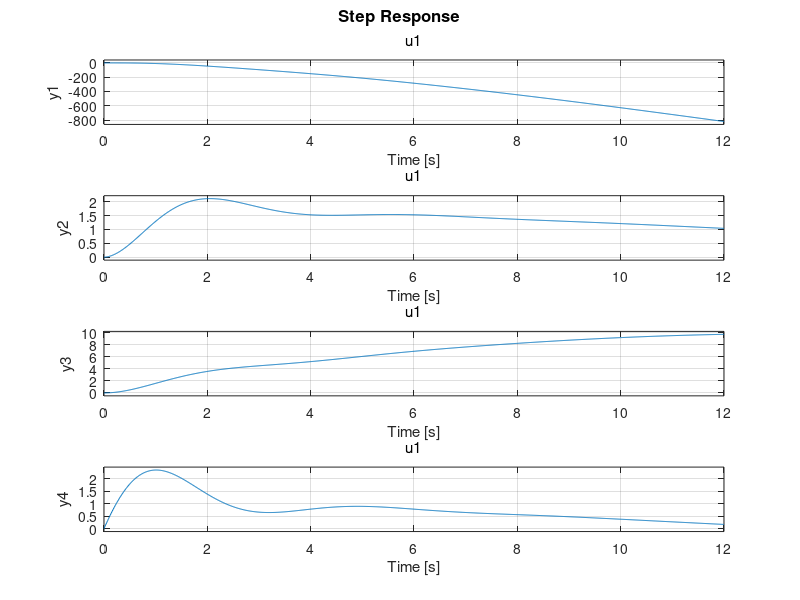

Recreate this plot in MATLAB.
clear; close all;

%Symmetric equations of motion in state space system

% C_1*x_dot + C_2*x + C_3*u = 0

K_Y = sqrt(1.25*1.114);
c_bar = 2.0569 ;

th0 = 0;

hp0    = 5000;      	  % pressure altitude in the stationary flight condition [m]
V0     = 100;            % true airspeed in the stationary flight condition [m/sec]
m      = 9500;         % Kg

rho0   = 1.2250;          % air density at sea level [kg/m^3] 
lambda = -0.0065;         % temperature gradient in ISA [K/m]
Temp0  = 288.15;          % temperature at sea level in ISA [K]
R      = 287.05;          % specific gas constant [m^2/sec^2K]
g      = 9.81;            % [m/sec^2] (gravity constant)

rho    = rho0*((1+(lambda*hp0/Temp0)))^(-((g/(lambda*R))+1));   % [kg/m^3]  (air density)
W      = m*g;
b = 15.911;
S = 30;
mu_c = m/(rho*S*c_bar);
C_L = 2*W/(rho*V0^2*S);
V = V0;

Cx_o = W*sin(th0)/(0.5*rho*V0^2*S);
Cx_u = -0.02792;
Cx_al = -0.47966;
Cx_q = -0.28170;
Cx_de = -0.03728;

Cz_o = -W*cos(th0)/(0.5*rho*V0^2*S);
Cz_u = -0.37616;
Cz_al = -5.74340;
Cz_al_dot = -0.00350;
Cz_q = -5.66290;
Cz_de = -0.69612;

Cm_u = +0.06990;
Cm_al = -0.5626;
Cm_al_dot = +0.17800;
Cm_q = -8.79415;
Cm_de = -1.1642;

C_1 = [-2*mu_c/V,0,0,0; 0,Cz_al_dot-2*mu_c,0,0;0,0,-1,0;0,Cm_al_dot,0,-2*mu_c*K_Y^2*c_bar/V];
C_2 = [Cx_u/c_bar,Cx_al*V/c_bar,Cz_o*V/c_bar,Cx_q;Cz_u/c_bar,Cz_al*V/c_bar,Cx_o*V/c_bar,Cz_q+2*mu_c;0,0,0,1;Cm_u/c_bar,Cm_al*V/c_bar,0,Cm_q];
C_3 = [Cx_de*V/c_bar;Cz_de*V/c_bar;0;Cm_de*V/c_bar];

As = -inv(C_1) * C_2;
Bs = -inv(C_1) * C_3;

Cs = eye(4);
Ds = 0;

sys_s = ss(As,Bs,Cs,Ds)

step(-sys_s, 0:0.01:12);
%x_dot = A*x + B*u
%y = C*x + D*u

eig(As);